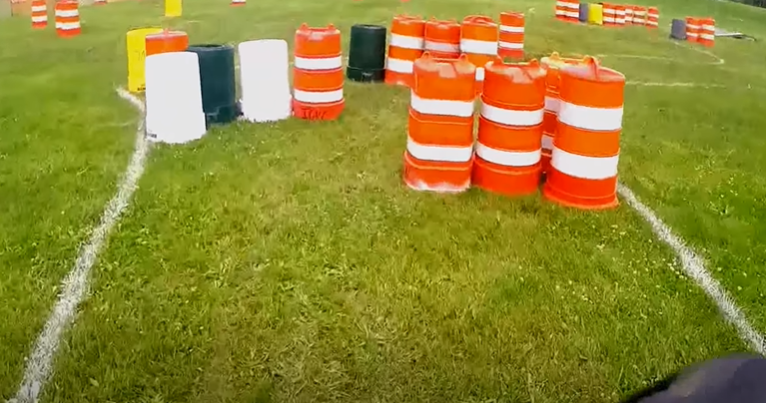
#> input picture Royyuru Sai Prasanna Gangadhar_ME19B190/capture1.PNG, 766 x 403 px, found by its file name
$ jupyter execute ME19B190_QUESTION_2.ipynb   (shell and % lines are left out)
#> lines starting #> are read from the running program, lines starting #| are printed output that depends on the picture; after the words box and inside, x2 and y2 are one past the last pixel; in counts of white or black regions, pixels touching at a corner belong together
[cell 1]
import numpy as np
import cv2
import matplotlib.pyplot as plt

[cell 2]
ori = cv2.imread('capture1.png')
#> ori is the input picture: shape (403, 766, 3); mean B, G, R 49.9, 134.6, 144.9
roi = cv2.imread('roi.png')
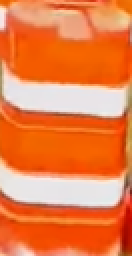
#> input picture Royyuru Sai Prasanna Gangadhar_ME19B190/roi.png, 66 x 128 px, found by its file name (shown 2 times larger)
#> roi is the input picture: shape (128, 66, 3); mean B, G, R 72.1, 127.1, 234.5

[cell 3]
ori1 = cv2.cvtColor(ori,cv2.COLOR_BGR2HSV)
#> ori1: shape (403, 766, 3); mean H, S, V 33.5, 179.3, 151.6

[cell 4]
roi1 = cv2.cvtColor(roi,cv2.COLOR_BGR2HSV)
#> roi1: shape (128, 66, 3); mean H, S, V 24.5, 176.2, 234.7

[cell 5]
roihist  = cv2.calcHist([roi1],[0,1],None,[180,256],[0,180,0,256])
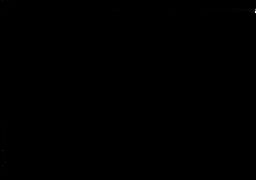
#> roihist: shape (180, 256) float32; min 0, max 791, mean 0.2; drawn with min black and max white

[cell 6]
mask = cv2.calcBackProject([ori1],[0,1],roihist,[0,180,0,255],1)
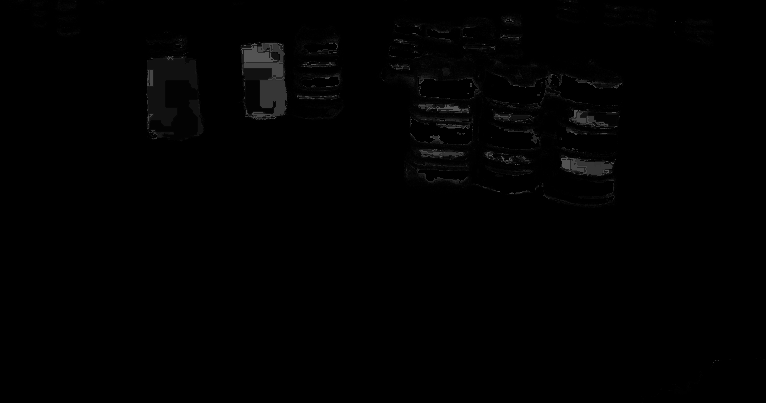
#> mask: shape (403, 766); min 0, max 84, mean 1.5
cv2.imshow("mask",mask)
cv2.waitKey(0)
cv2.destroyAllWindows()

[cell 7]
ker = cv2.getStructuringElement(cv2.MORPH_ELLIPSE, (5,5))

[cell 8]
mask = cv2.filter2D(mask,-1,ker)
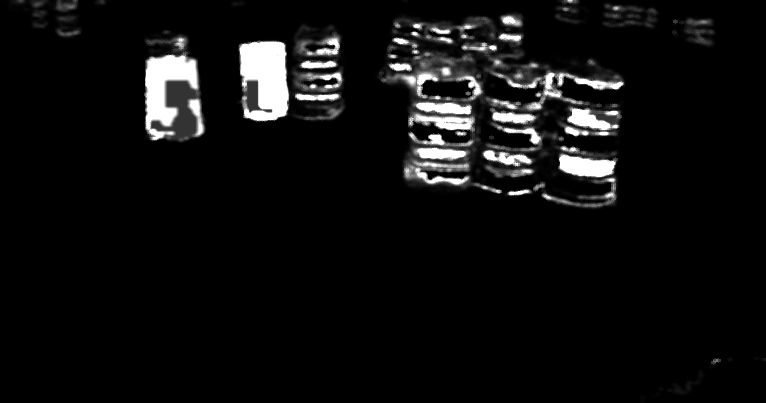
#> mask: shape (403, 766); min 0, max 255, mean 15.5
cv2.imshow("mask",mask)
cv2.waitKey(0)
cv2.destroyAllWindows()

[cell 9]
ret,mask = cv2.threshold(mask,20,255,cv2.THRESH_BINARY)
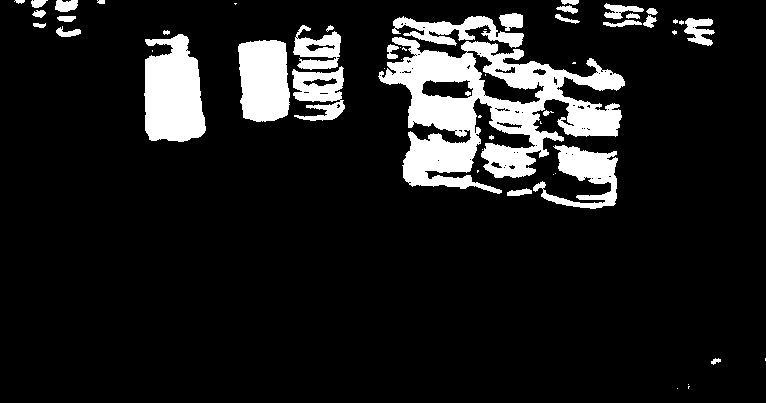
#> mask: shape (403, 766); 11.7% white; 55 white regions (23 under 20 px), largest, box (x1, y1, x2, y2) and area: (378, 37, 625, 194) 16871, (144, 34, 206, 142) 5195, (238, 40, 290, 122) 3695
cv2.imshow("mask",mask)
cv2.waitKey(0)
cv2.destroyAllWindows()

[cell 10]
mask = cv2.merge((mask,mask,mask))

[cell 11]
retrive = cv2.bitwise_and(ori,mask)
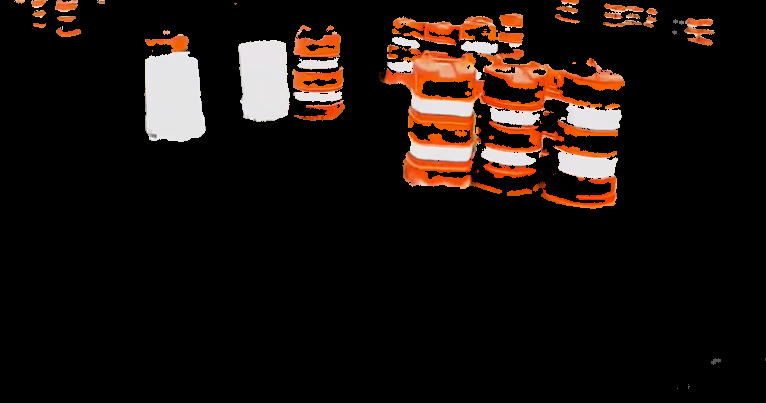
#> retrive: shape (403, 766, 3); mean B, G, R 14, 18.2, 26.9
cv2.imshow("retrived area",retrive)
cv2.waitKey(0)
cv2.destroyAllWindows()
